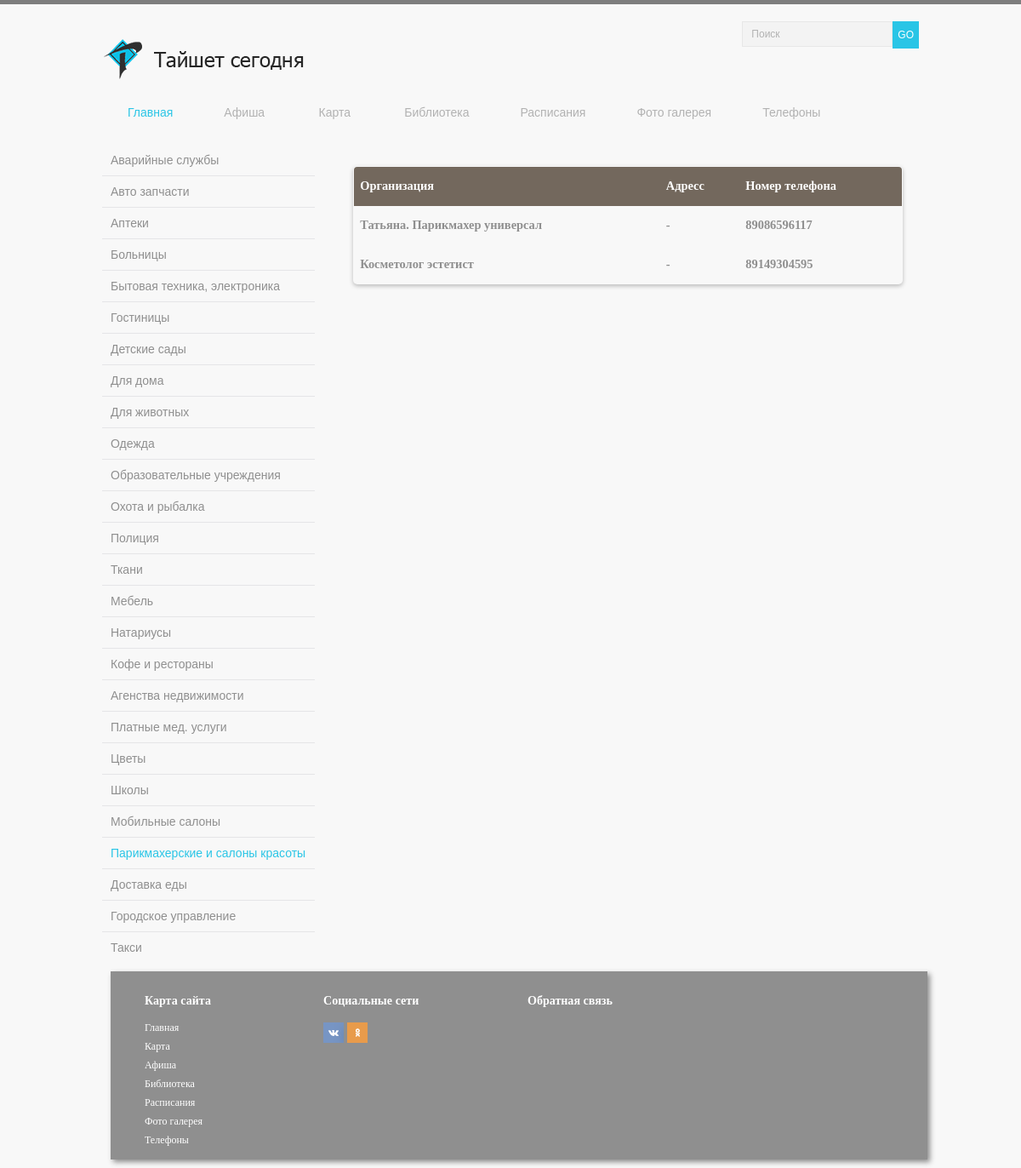
Before: /telefon_parikmakherskie.php with the older database file.
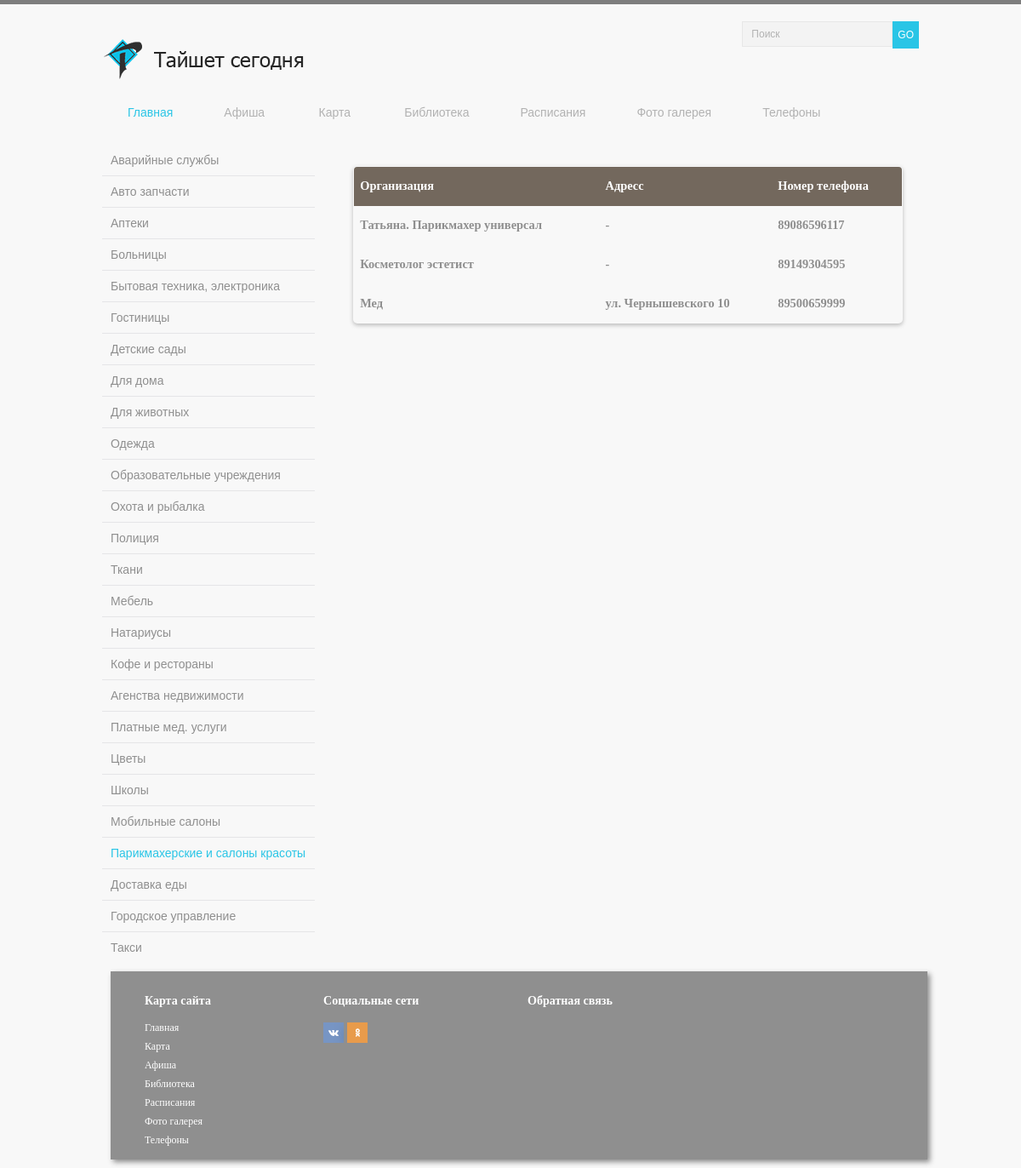
After: the same page with the newer database file.
### tables this page shows
CREATE TABLE menu (id INTEGER PRIMARY KEY, tipe TEXT, link TEXT, name TEXT);

CREATE TABLE tel (id INTEGER PRIMARY KEY, tipe TEXT, org TEXT, adress TEXT, tel_nom TEXT);

### tel/leftMenuTel.php (the view)
<aside>
<nav>
<ul class="aside-menu">
<?php
    $db = new PDO("sqlite:admin/post3.db");
  	$res = $db->query("SELECT * FROM menu WHERE tipe = 'телефоны' ORDER BY tipe ASC;");
	foreach ($res as $array) {
		$block_link = $array['link'];
		$block_name = $array['name'];
		 echo("<li>");
		 echo("<a href=".$block_link.">".$block_name."</a>");
		 echo("</li>");
		 }
	?>
</ul>
</nav>
</aside>

### tel/blockMainTelTwentyThree.php
<section>
<div class="pageTelBlock">
 <table class="table">
<?php
    $db = new PDO("sqlite:admin/post3.db");
  	$res = $db->query('SELECT * FROM tel WHERE tipe = "парикмахерские";');
    echo '<thead>';
    echo '<tr>';
    echo '<th>Организация</th>';
    echo '<th>Адресс</th>';
    echo '<th>Номер телефона</th>';
    echo '</tr>';
    echo '</thead>';
foreach ($res as $array)
{
    	$block_org = $array['org'];
		$block_adress = $array['adress'];
		$block_tel_nom = $array['tel_nom'];
    echo '<tr>';
    echo '<th>'.$block_org.'</th>';
    echo '<th>'.$block_adress.'</th>';
    echo '<th>'.$block_tel_nom.'</th>';
    echo '</tr>';
}
?>
</table>
</div>
</section>

Changed rows visible on the page:
added tel: org "Мед", adress "ул. Чернышевского 10", tel_nom "89500659999"
